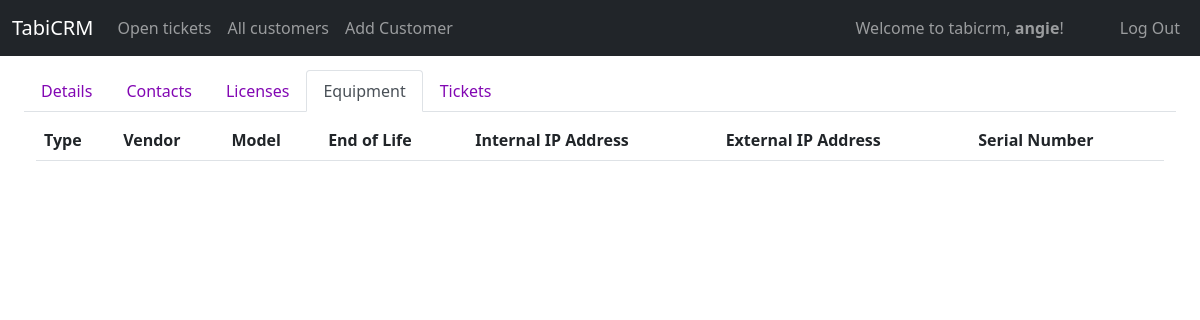
Before: /display_equipment/5 (signed in) with the older database file.
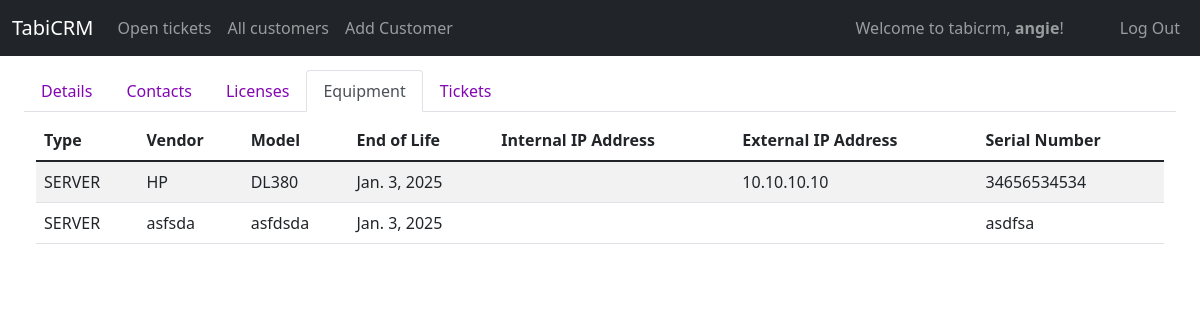
After: the same page with the newer database file.
### tabicrm/models.py (models this page shows, shortened)
class Equipment(models.Model):
    SERVER = 'SERVER'
    ILO = 'ILO'
    UPS = 'UPS'
    ROUTER = 'ROUTER'
    SWITCH = 'SWITCH'
    WAP = 'WAP'
    MODEM = 'MODEM'
    DESKTOP = 'DESKTOP'
    LAPTOP = 'LAPTOP'
    PRINTER = 'PRINTER'
    IP_PHONE = 'IP_PHONE'
    RECEIPTER = 'RECEIPTER'
    PRINT_SERVER = 'PRINT_SERVER'
    TABLET = 'TABLET'
    CELL_PHONE = 'CELL_PHONE'
    OTHER = 'OTHER'
    TYPE_CHOICES = [
        (SERVER,'SERVER'),
        (ILO, 'ILO'),
        (UPS, 'UPS'),
        (ROUTER,'ROUTER'),
        (SWITCH,'SWITCH'),
        (WAP, 'WAP'),
        (MODEM,'MODEM'),
        (DESKTOP,'DESKTOP'),
        (LAPTOP,'LAPTOP'),
        (PRINTER, 'PRINTER'),
        (IP_PHONE,'IP_PHONE'),
        (RECEIPTER,'RECEIPTER'),
        (PRINT_SERVER, 'PRINT_SERVER'),
        (TABLET,'TABLET'),
        (CELL_PHONE,'CELL_PHONE'),
        (OTHER, 'OTHER')
    ]
    id = models.AutoField(primary_key=True)
    customer = models.ForeignKey(Customer, on_delete=CASCADE, related_name="customer_equipment")
    type =  models.CharField(max_length=255, choices=TYPE_CHOICES, default=SERVER)
    vendor = models.CharField(max_length=255)
    model = models.CharField(max_length=255)
    os_version = models.CharField(max_length=255, blank=True, null=True)
    purchase_date = models.DateField(default=timezone.now)
    warranty_end_date = models.DateField(default=default_three_year)
    end_of_life = models.DateField(default=default_three_year)
    internal_ip_address = models.CharField(max_length=255, blank=True, null=True)
    external_ip_address = models.CharField(max_length=255, blank=True, null=True)
    subnet_mask = models.CharField(max_length=255, blank=True, null=True)
    default_gateway = models.CharField(max_length=255, blank=True, null=True)
    primary_dns = models.CharField(max_length=255, blank=True, null=True)
    secondary_dns = models.CharField(max_length=255, blank=True, null=True)
    serial_number = models.CharField(max_length=255, blank=True, null=True)
    product_number = models.CharField(max_length=255, blank=True, null=True)
    notes = models.TextField(blank=True, null=True)
    added_by = models.ForeignKey(User, on_delete=SET_NULL, related_name="equipment_addedby", blank=True, null=True)
    updated_by = models.ForeignKey(User, on_delete=SET_NULL, related_name="equipment_updatedon", blank=True, null=True)
    created_on = models.DateTimeField(auto_now_add=True)
    updated_on = models.DateTimeField(auto_now=True)

### tabicrm/views/equipment.py (the view)
# urls.py: path("display_equipment/<int:customerId>", views.display_equipment, name="display_equipment"),
@login_required
def display_equipment(request, customerId):
    customer = Customer.objects.get(id = customerId)
    equipments = Equipment.objects.filter(customer = customer)
    return render(request,"tabicrm/full_forms/display_equipment.html", {"equipments": equipments, 'customer': customer, 'cust_equipment': True })

### tabicrm/templates/tabicrm/full_forms/display_equipment.html
{% extends "tabicrm/layout.html" %}
{% load static %}
{% load humanize %}
{% block body %}
<div class="container-fluid mt-2">
    {% include 'tabicrm/partials/customer_nav.html' %}
    <div class="container-fluid mt-2">
        <table class="table table-striped table-responsive" id="equipmentTable">
            <thead class="thead-dark">
                <tr>
                    <th scope="col">Type</th>
                    <th scope="col">Vendor</th>
                    <th scope="col">Model</th>
                    <th scope="col">End of Life</th>
                    <th scope="col">Internal IP Address</th>
                    <th scope="col">External IP Address</th>
                    <th scope="col">Serial Number</th>
                </tr>
            </thead>
            <tbody>
                {% for equipment in equipments %}
                <tr class="select-customer" onclick="viewEquipmentEditForm('{{equipment.id}}')">
                    <td>{% if equipment.type %}{{equipment.type}}{% endif %}</td>
                    <td>{% if equipment.vendor %}{{equipment.vendor}}{% endif %}</td>
                    <td>{% if equipment.model %}{{equipment.model}}{% endif %}</td>
                    <td>{% if equipment.end_of_life %}{{equipment.end_of_life}}{% endif %}</td>
                    <td>{% if equipment.internal_ip_address %}{{equipment.internal_ip_address}}{% endif %}</td>
                    <td>{% if equipment.external_ip_address %}{{equipment.external_ip_address}}{% endif %}</td>
                    <td>{% if equipment.serial_number %}{{equipment.serial_number}}{% endif %}</td>
                </tr>
                {% endfor%}
            </tbody>
        </table>
    </div>
</div>
{% endblock %}

Changed rows visible on the page:
added Equipment: type "SERVER", vendor "HP", model "DL380", end_of_life "Jan. 3, 2025", external_ip_address "10.10.10.10", serial_number "34656534534"
added Equipment: type "SERVER", vendor "asfsda", model "asfdsda", end_of_life "Jan. 3, 2025", serial_number "asdfsa"
